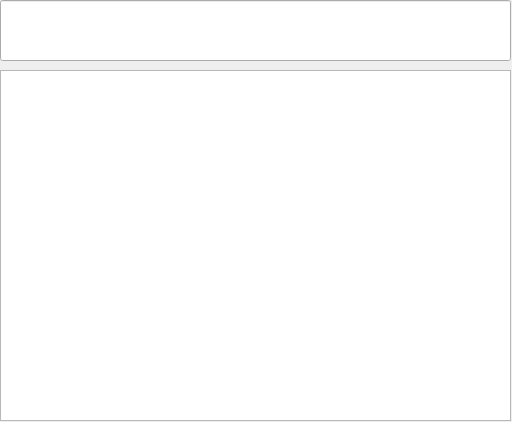
<?xml version="1.0" encoding="UTF-8"?>
<ui version="4.0">
 <class>MainWindow</class>
 <widget class="QMainWindow" name="MainWindow">
  <property name="geometry">
   <rect>
    <x>0</x>
    <y>0</y>
    <width>512</width>
    <height>422</height>
   </rect>
  </property>
  <property name="windowTitle">
   <string>MainWindow</string>
  </property>
  <widget class="QWidget" name="centralwidget">
   <widget class="QTextEdit" name="textEdit">
    <property name="geometry">
     <rect>
      <x>0</x>
      <y>70</y>
      <width>511</width>
      <height>351</height>
     </rect>
    </property>
    <property name="autoFillBackground">
     <bool>false</bool>
    </property>
    <property name="readOnly">
     <bool>true</bool>
    </property>
    <property name="html">
     <string>&lt;!DOCTYPE HTML PUBLIC &quot;-//W3C//DTD HTML 4.0//EN&quot; &quot;http://www.w3.org/TR/REC-html40/strict.dtd&quot;&gt;
&lt;html&gt;&lt;head&gt;&lt;meta name=&quot;qrichtext&quot; content=&quot;1&quot; /&gt;&lt;style type=&quot;text/css&quot;&gt;
p, li { white-space: pre-wrap; }
&lt;/style&gt;&lt;/head&gt;&lt;body style=&quot; font-family:'Ubuntu-Beta'; font-size:10pt; font-weight:400; font-style:normal;&quot;&gt;
&lt;p style=&quot;-qt-paragraph-type:empty; margin-top:0px; margin-bottom:0px; margin-left:0px; margin-right:0px; -qt-block-indent:0; text-indent:0px;&quot;&gt;&lt;/p&gt;&lt;/body&gt;&lt;/html&gt;</string>
    </property>
   </widget>
   <widget class="QLineEdit" name="lineEdit">
    <property name="geometry">
     <rect>
      <x>0</x>
      <y>0</y>
      <width>511</width>
      <height>61</height>
     </rect>
    </property>
    <property name="font">
     <font>
      <family>Inconsolata</family>
      <pointsize>14</pointsize>
     </font>
    </property>
   </widget>
  </widget>
 </widget>
 <resources/>
 <connections>
  <connection>
   <sender>lineEdit</sender>
   <signal>returnPressed()</signal>
   <receiver>MainWindow</receiver>
   <slot>close()</slot>
   <hints>
    <hint type="sourcelabel">
     <x>255</x>
     <y>30</y>
    </hint>
    <hint type="destinationlabel">
     <x>255</x>
     <y>210</y>
    </hint>
   </hints>
  </connection>
 </connections>
</ui>
